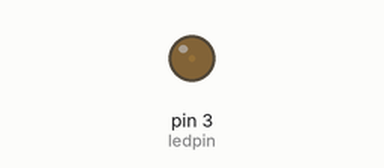
This sketch was run on a simulated Arduino Uno, built with avr-gcc and run on an emulated ATmega328P. Parts: output pins drawn as LEDs (lit = HIGH).

Above: at 0.05 s.
At 0.8 s:
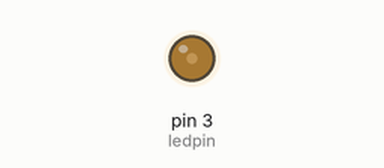
At 1.55 s:
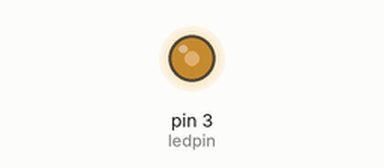
At 3.05 s:
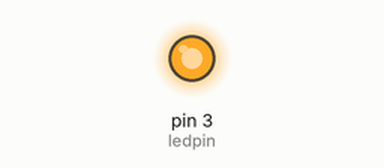
Timing chart, 0 to 7.1 s (numbered marks = the images above):
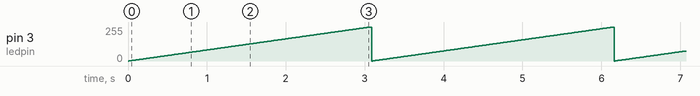

Measured:
- by itself, pin 3 (ledpin): ramps from 0/255 to 255/255 and jumps back, once every 3.1 s

The sketch:

Task_1.0.2.ino.ino
```cpp
int ledpin=3;
void setup() {
  pinMode(ledpin, OUTPUT);
}

void loop() {
  for(int b=0;b<=255;b++)
  {
    analogWrite(ledpin, b);
    delay(12);
  }
  for(int b=255;b>=0;b++)
  {
    analogWrite(ledpin,b);
    delay(12);
  }
}
```
